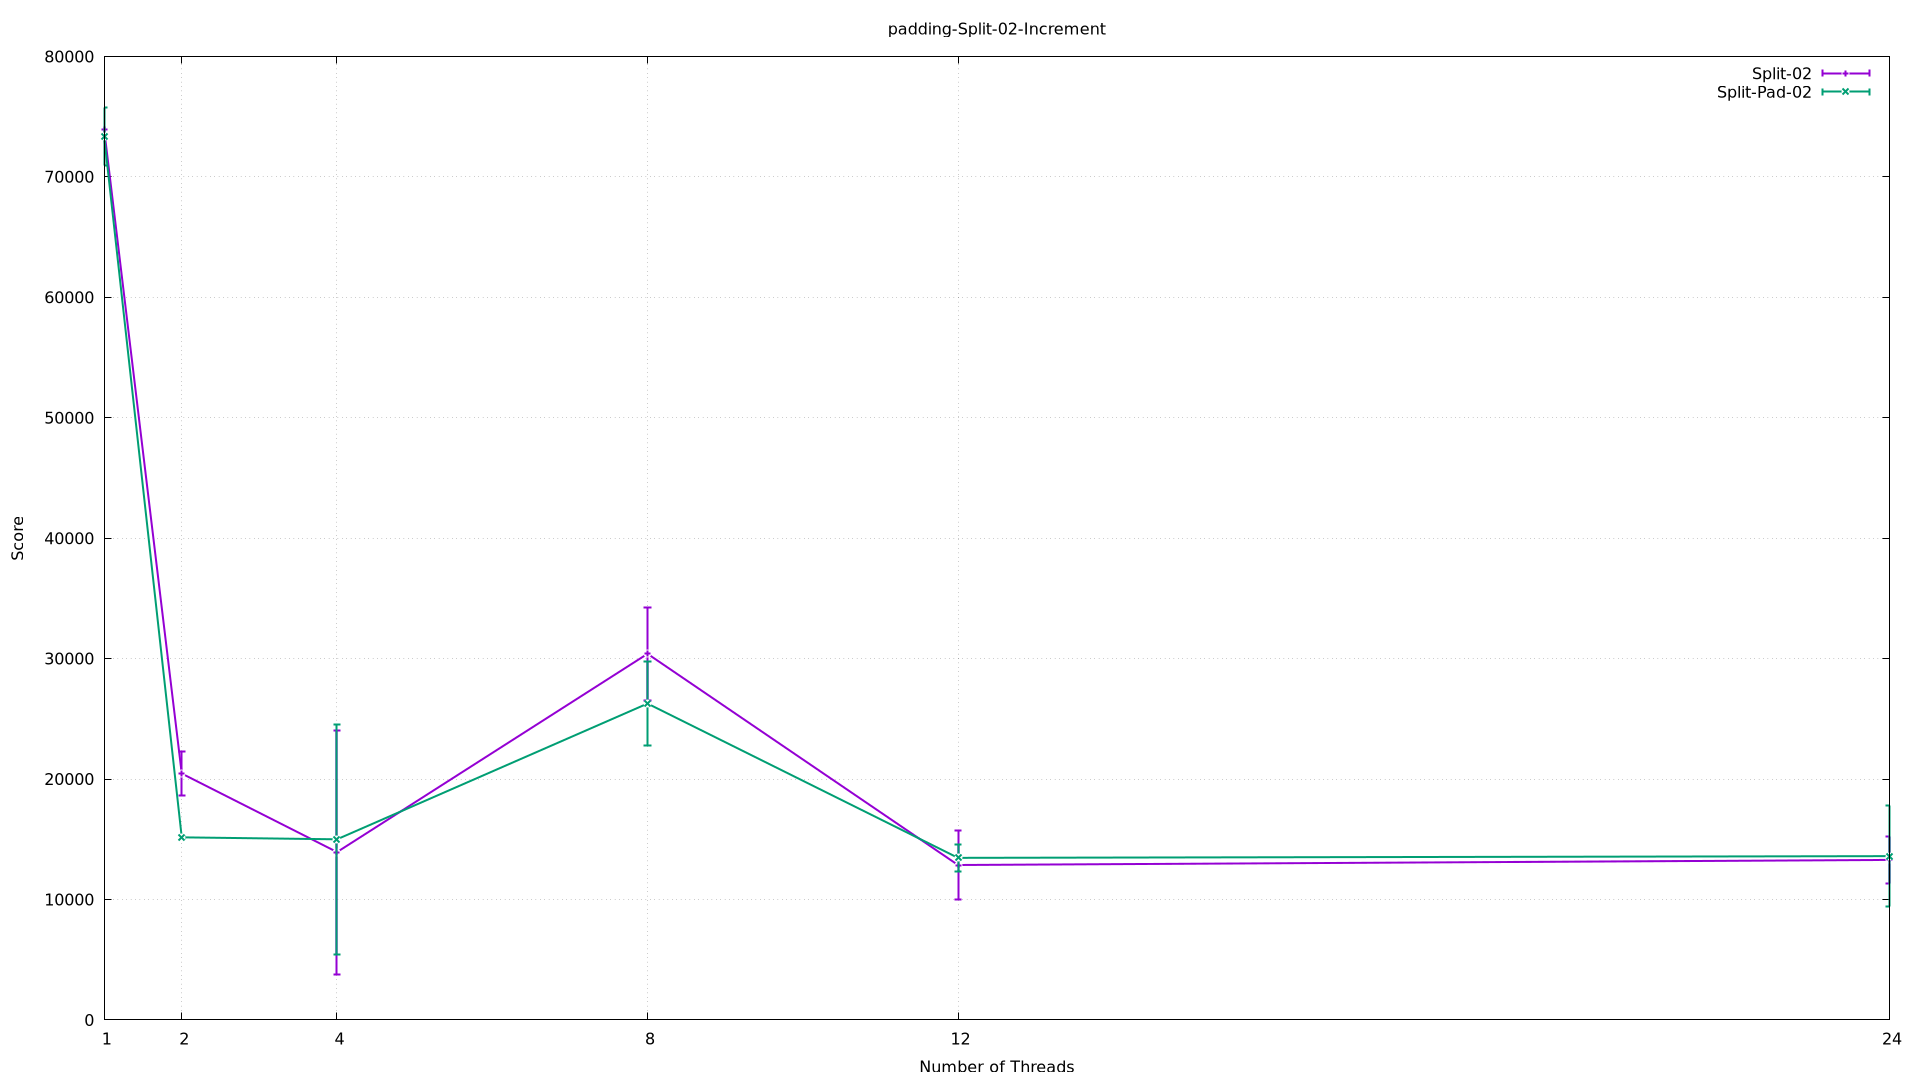

Reproduce this figure in gnuplot.
set terminal pngcairo size 1920,1080
set output 'padding-Split-02-Increment.png'
set title 'padding-Split-02-Increment'
set xlabel 'Number of Threads'
set xtics (1, 2, 4, 8, 12, 24)
set ylabel 'Score'
set yrange [0:*]
set grid
plot 'padding-Split-02-Increment.dat' index 0 title 'Split-02' with yerrorlines linewidth 2, \
     'padding-Split-02-Increment.dat' index 1 title 'Split-Pad-02' with yerrorlines linewidth 2
